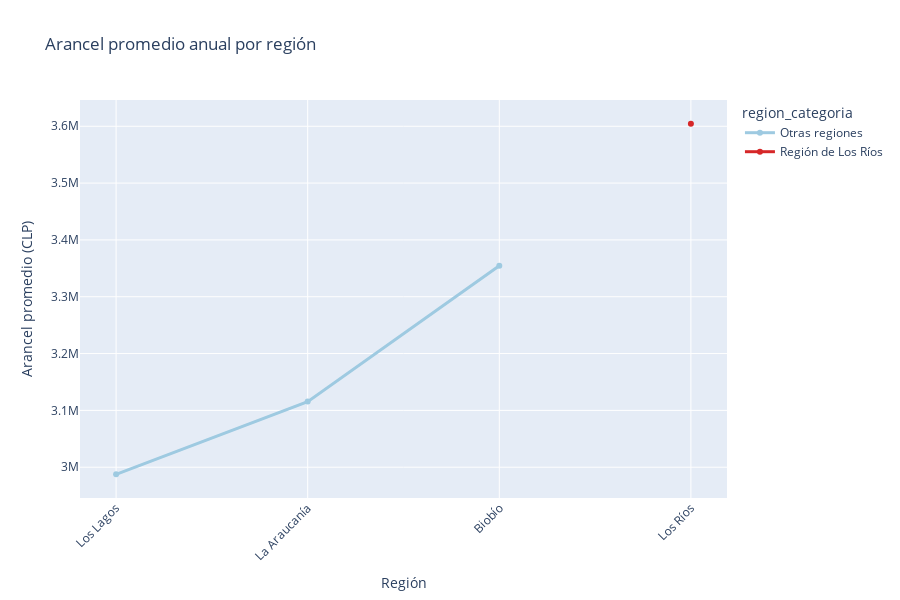

Notebook code for this chart:
### Markdown cell above
## Línea de arancel promedio anual
Ordenamos las regiones por arancel promedio para observar diferencias de costo. La serie marca explícitamente la Región de Los Ríos.

### Code cell
ordered = regions_summary.sort_values('arancel_promedio')
fig_arancel = px.line(
    ordered,
    x='region_sede',
    y='arancel_promedio',
    markers=True,
    color='region_categoria',
    color_discrete_map=color_map,
    title='Arancel promedio anual por región',
    labels={'region_sede': 'Región', 'arancel_promedio': 'Arancel promedio (CLP)'}
)
fig_arancel.update_traces(line_width=3)
fig_arancel.update_layout(xaxis_tickangle=-45, height=600)
fig_arancel

### Figure 1 — Plotly figure (JSON) as saved in the notebook; plotly's stock layout.template omitted (floating-point values rounded to 4 significant figures)
{"data": [{"hovertemplate": "region_categoria=Otras regiones<br>Región=%{x}<br>Arancel promedio (CLP)=%{y}<extra></extra>", "legendgroup": "Otras regiones", "line": {"color": "#9ecae1", "dash": "solid", "width": 3}, "marker": {"symbol": "circle"}, "mode": "lines+markers", "name": "Otras regiones", "orientation": "v", "showlegend": true, "type": "scatter", "x": ["Los Lagos", "La Araucanía", "Biobío"], "xaxis": "x", "y": [2987000.0, 3115000.0, 3355000.0], "yaxis": "y"}, {"hovertemplate": "region_categoria=Región de Los Ríos<br>Región=%{x}<br>Arancel promedio (CLP)=%{y}<extra></extra>", "legendgroup": "Región de Los Ríos", "line": {"color": "#d62728", "dash": "solid", "width": 3}, "marker": {"symbol": "circle"}, "mode": "lines+markers", "name": "Región de Los Ríos", "orientation": "v", "showlegend": true, "type": "scatter", "x": ["Los Ríos"], "xaxis": "x", "y": [3605000.0], "yaxis": "y"}], "layout": {"height": 600, "legend": {"title": {"text": "region_categoria"}, "tracegroupgap": 0}, "title": {"text": "Arancel promedio anual por región"}, "xaxis": {"anchor": "y", "domain": [0, 1], "tickangle": -45, "title": {"text": "Región"}}, "yaxis": {"anchor": "x", "domain": [0, 1], "title": {"text": "Arancel promedio (CLP)"}}}}
